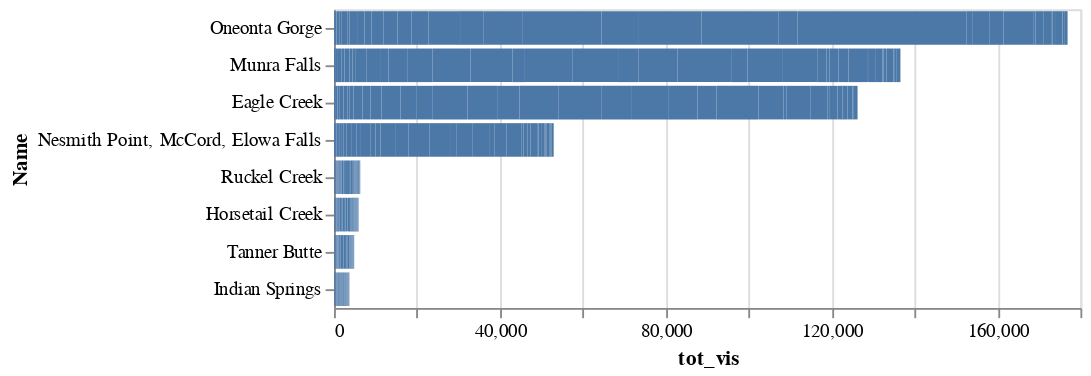

The notebook cell this image was saved under:
### Code cell
v.head()
burned = v[v['burned'] == 'yes']
burned = v[v['burned'] == 'yes']
print(len(burned['Name'].unique()))
alt.Chart(burned).mark_bar().encode(
    x="tot_vis:Q",
    y=alt.Y("Name:N", sort="-x")
)

### Figure 1 — Vega-Lite specification as saved in the notebook (floating-point values rounded to 4 significant figures; data arrays with more than 128 entries replaced by an {"elided": "..."} marker saying what was removed)
{"config": {"view": {"continuousWidth": 400, "continuousHeight": 300}}, "data": {"name": "data-221abab8501da368423f99d5c014bc0b"}, "mark": "bar", "encoding": {"x": {"field": "tot_vis", "type": "quantitative"}, "y": {"field": "Name", "sort": "-x", "type": "nominal"}}, "$schema": "https://vega.github.io/schema/vega-lite/v4.17.0.json", "datasets": {"data-221abab8501da368423f99d5c014bc0b": {"elided": "488 records"}}}
